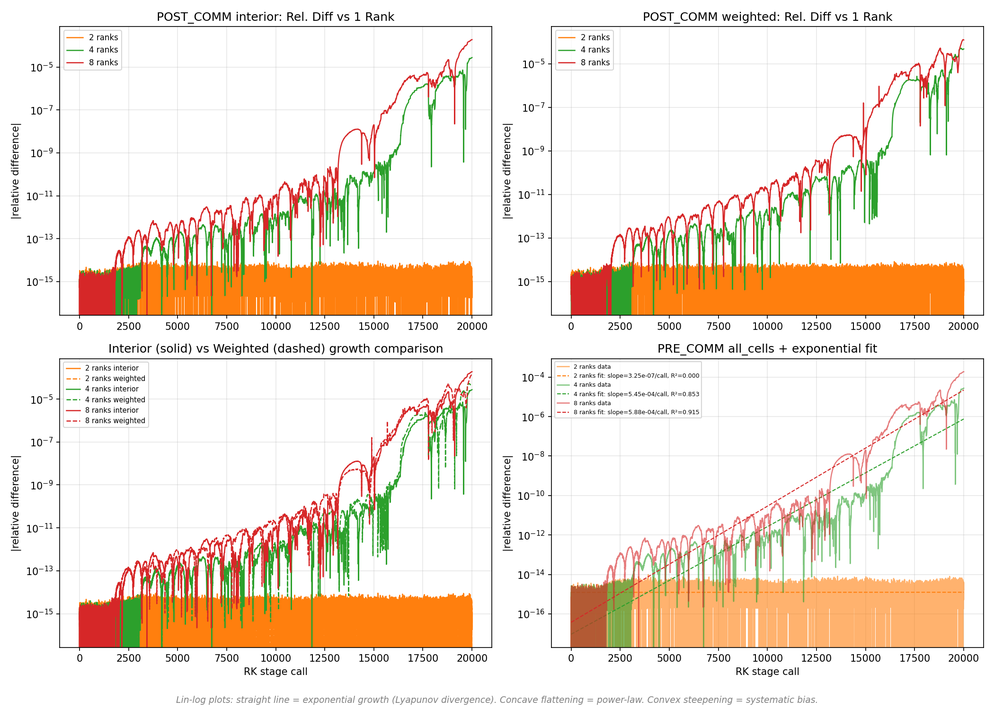
#> input picture checksum_comparison.png, 994 x 710 px, shrunk from 2100 x 1500 before the run
$ python img2stl.py ../checksum_comparison.png out.png
#> lines starting #> are read from the running program, lines starting #| are printed output that depends on the picture
import math, argparse

from PIL import Image, ImageFilter

parser = argparse.ArgumentParser(prog='img2stl', description='Turn an image into an STL file')
parser.add_argument('input',  type=str, help='Path to the image file')
parser.add_argument('output', type=str, help='Path to the output OBJ file')

VARS = vars(parser.parse_args())

img = Image.open(VARS['input'])
#> img is the input picture: PIL image 994x710 RGBA; mean R, G, B, A 241.2, 228.2, 214.8, 255

W, H = img.size
#> W = 994; H = 710

pixels = img.load()
for y in range(H):
    for x in range(W):
        if pixels[x,y][3] < 255:
            pixels[x,y] = (0,0,0,255)

img.save('temp.png')
img = img.convert('L')
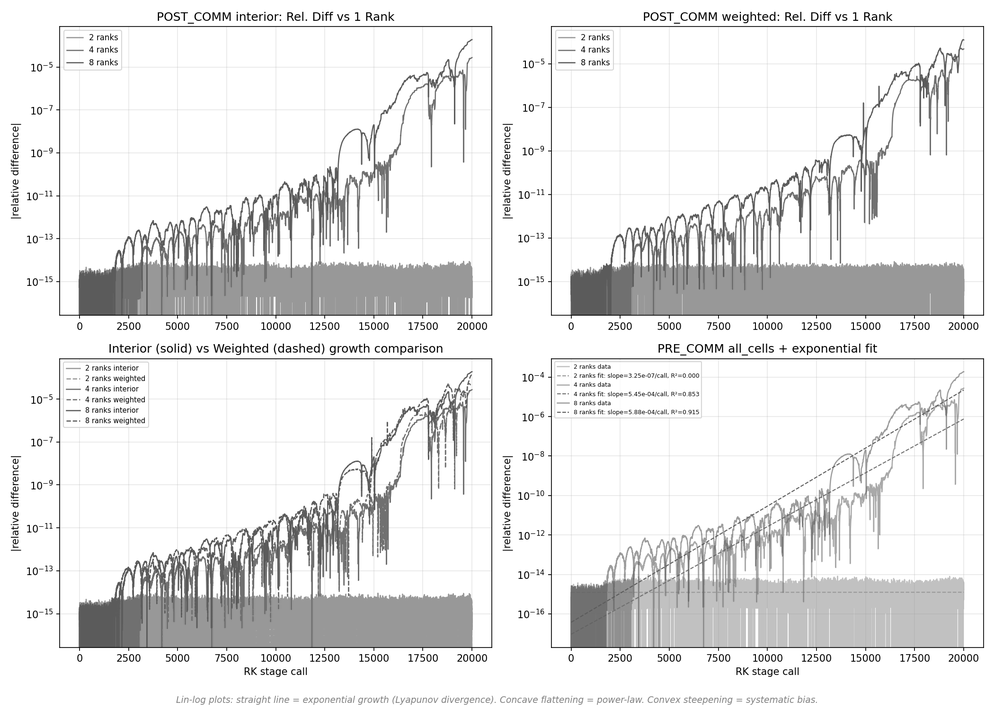
#> img: PIL image 994x710 L; min 0, max 255, mean 230.5

THRESHOLD = 0.1

#> (the run stopped early here; a loop or call above may not have finished)
